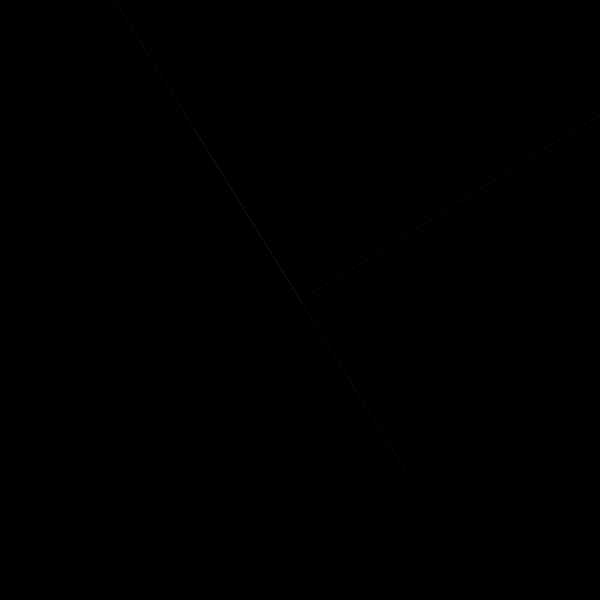
Frame 1 (no input)
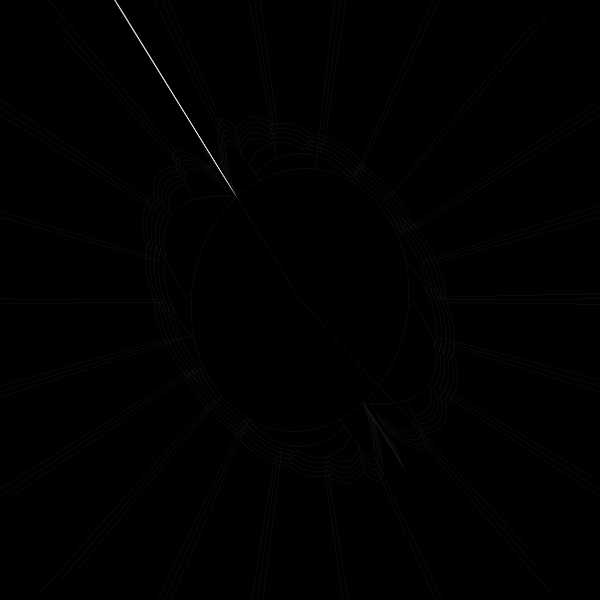
Frame 60 (the mouse pressed at the canvas centre just before this capture)
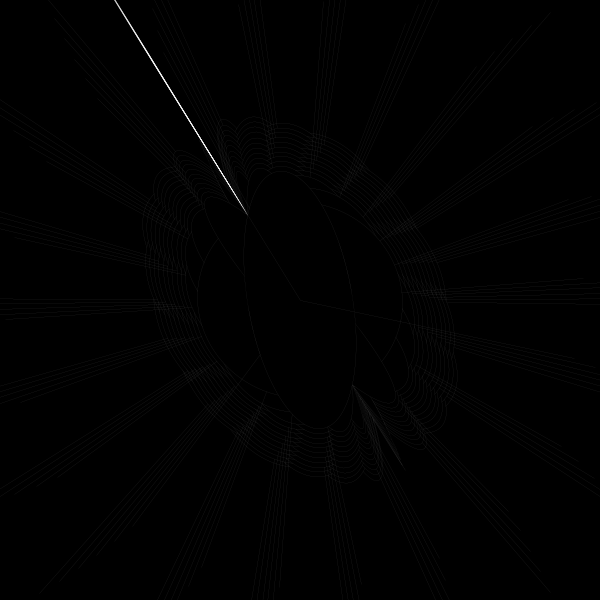
Frame 120 (the mouse held since frame 60 and released just before this capture)

The Processing sketch that drew these frames (run headless with seeded random() and noise(); from frame 60 on, the mouse is pressed at the canvas centre):

// Processing sketch: processing_112081
// ── processing_112081.pde

float x, y;
float angle = 0;
float r = 400;
float diff = 1;
 
color col = color(0);
 
void setup() {
  size(600, 600);
  background(0);
}
 
void draw() {
 
  fill(col);
   
   
  x = r * cos(angle);
  y = r * sin(angle);
 
 
  strokeWeight(0.1);
  stroke(255, 70);
 
  translate(width/2, height/2);
  rotate(r);
 
  ellipse(0, 0, x, y);
  line(0, 0, x, y);
  line(0, 0, y, x);
 
  angle = angle + 1.0;
  r = r - diff;
 
  if ( r == 0 || r == 500) {
    diff =  diff * -1;
  }
}
